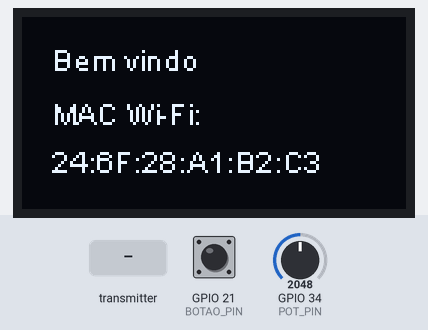
A sketch run on a simulated ESP32. Shown: 128×64 one-colour display. The inputs (shaded band) are chosen by the test bench; at power-on: GPIO 21 (BOTAO_PIN) HIGH, GPIO 34 (POT_PIN) = 2048. Random numbers use the default seed unless the sketch sets one; what the sketch prints to the serial monitor is not drawn.

Above: at 1.2 s.
5.4 s: the transmitter starts sending estaFalando = 1
At 6.2 s:
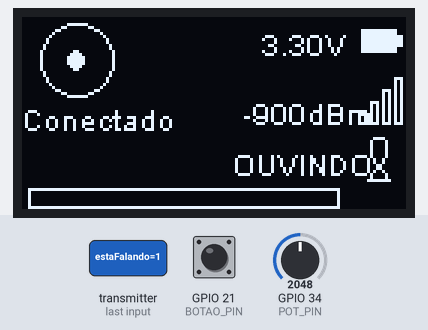
7.9 s: GPIO 21 (BOTAO_PIN) pulled LOW for 1 s
At 8.08 s:
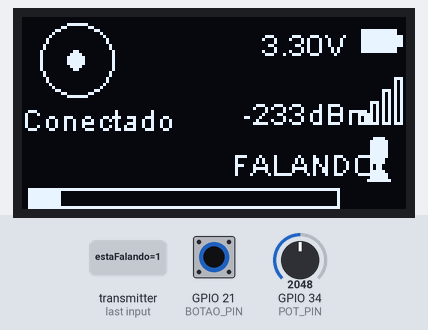
9.5 s: the transmitter starts sending estaFalando = 0
At 10.27 s:
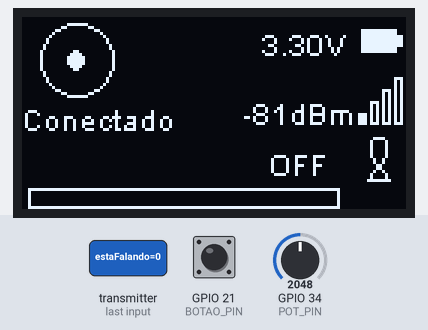
12.5 s: GPIO 21 (BOTAO_PIN) pulled LOW for 3.2 s
At 14.61 s:
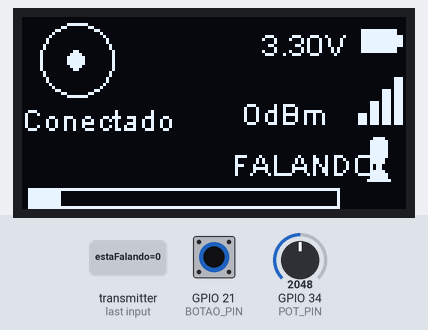
16.3 s: the transmitter starts sending estaFalando = 1
At 17.6 s:
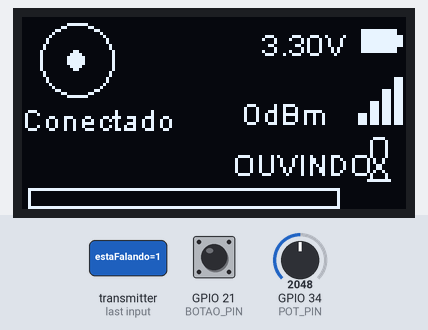
18.1 s: GPIO 34 (POT_PIN) set to 2866
At 20.4 s:
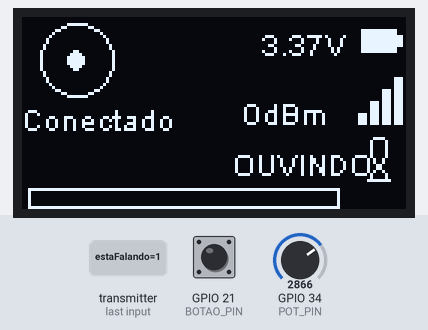

The sketch:

Projeto_final.ino
```cpp
#include <Wire.h>
#include "SSD1306Wire.h"
#include <WiFi.h>
#include <esp_now.h>
#include "esp_mac.h"  // required - exposes esp_mac_type_t values

SSD1306Wire display(0x3c, 5, 4);

// =====================================================
// LEITURA DA BATERIA (validada com multímetro)
// =====================================================
#define POT_PIN 34
#define MULT (6.6 / 4095.0)

#define N_AMOSTRAS 20
long leituras[N_AMOSTRAS];
int indiceLeitura = 0;
long somaLeituras = 0;
bool bufferCheio = false;

// =====================================================
// MÉDIA MÓVEL DO RSSI (20 amostras)
// =====================================================
#define N_AMOSTRAS_RSSI 20
int leiturasRSSI[N_AMOSTRAS_RSSI];
int indiceRSSI = 0;
long somaRSSI = 0;
bool bufferRSSICheio = false;

int sinalMedio = -100; // valor suavizado, usado no display (barras + texto)

// =====================================================
// BOTÃO PTT (PUSH-TO-TALK) - GPIO 21
// =====================================================
#define BOTAO_PIN 21

int leituraBotaoAtual = HIGH;
int leituraBotaoAnterior = HIGH;
unsigned long ultimoDebounce = 0;
const unsigned long DEBOUNCE_DELAY = 50;

// =====================================================
// STATUS DE CONEXÃO (AGORA 100% AUTOMÁTICO VIA ESP-NOW)
// Não depende mais de botão físico (GPIO 33 removido)
// =====================================================
bool conectado = false;
unsigned long ultimoPacoteRecebido = 0;
const unsigned long TIMEOUT_CONEXAO = 10000; // 10s sem receber pacote = desconectado

float anguloSpinner = 0;
unsigned long ultimaAtualizacaoSpinner = 0;
const unsigned long INTERVALO_SPINNER = 60; // ms -> velocidade da rotação do "procurando"

// Posição do círculo: Quadrante 1 (superior esquerdo) do display 128x64
#define CENTRO_X_CONEXAO 18
#define CENTRO_Y_CONEXAO 14
#define RAIO_CONEXAO 12

// =====================================================
// VARIÁVEIS
// =====================================================
float tensaoBateria = 0;
int sinal = -100;   // RSSI bruto em dBm (último pacote recebido). -100 = "sem sinal ainda"
bool microfone = false;

unsigned long ultimaAtualizacao = 0;
const unsigned long INTERVALO_ATUALIZACAO = 5000;

bool precisaRedesenhar = true;

// Controle de Ping-Pong e Latência
unsigned long tempoUltimoEnvio = 0;
int contadorPacotes = 0;

// =====================================================
// VU-METER (SIMULADO - trocar por leitura real do I2S no Sprint 3)
// =====================================================
int nivelVU = 0; // 0 a 100
unsigned long ultimaAtualizacaoVU = 0;
const unsigned long INTERVALO_VU = 80; // ms (~12 atualizações por segundo)

// =====================================================
// ESP-NOW (Struct atualizada para TX/RX e Ping-Pong)
// =====================================================
uint8_t broadcastAddress[] = {0x7C, 0x9E, 0xBD, 0xF7, 0x17, 0xE0}; // MAC do colega

typedef struct struct_message {
  float bateria;
  bool microfone;
  bool estaFalando; // true = Falando (TX), false = Ouvindo (RX)
  int idPacote;     // Controle de Ping-Pong
} struct_message;

struct_message dadosEnviar;
struct_message dadosRecebidos;

// Estado atual de transmissão do outro dispositivo (para o display)
bool outroEstaFalando = false;

// =====================================================
// ÍCONE DA BATERIA - 16x16 PIXELS
// =====================================================
const uint8_t bateria_16x16[] PROGMEM = {
  0x00, 0x00, 0x00, 0x00, 0x00, 0x00, 0x00, 0x00,
  0xFE, 0x1F, 0xFE, 0x1F, 0xFE, 0x7F, 0xFE, 0x7F,
  0xFE, 0x7F, 0xFE, 0x7F, 0xFE, 0x1F, 0xFE, 0x1F,
  0x00, 0x00, 0x00, 0x00, 0x00, 0x00, 0x00, 0x00
};

// =====================================================
// ÍCONE DO MICROFONE - PREENCHIDO (ON) - 16x16 PIXELS
// =====================================================
const uint8_t microfone_16x16[] PROGMEM = {
  0xE0, 0x01, 0xF0, 0x03, 0xF0, 0x03, 0xF0, 0x03, 0xF0, 0x03, 0xF0, 0x03,
  0xF0, 0x03, 0xE0, 0x01, 0xE0, 0x01, 0xC0, 0x00, 0xC0, 0x00, 0xE0, 0x01,
  0xF0, 0x03, 0xF0, 0x03, 0xF8, 0x07, 0x00, 0x00
};

// =====================================================
// ÍCONE DO MICROFONE - CONTORNO/SILHUETA (OFF) - 16x16 PIXELS
// =====================================================
const uint8_t microfone_outline_16x16[] PROGMEM = {
  0xE0, 0x01, 0x10, 0x02, 0x10, 0x02, 0x10, 0x02, 0x10, 0x02, 0x10, 0x02,
  0x10, 0x02, 0x20, 0x01, 0x20, 0x01, 0xC0, 0x00, 0xC0, 0x00, 0x20, 0x01,
  0x10, 0x02, 0x10, 0x02, 0xF8, 0x07, 0x00, 0x00
};

// =====================================================
// FUNÇÃO: Lê ADC com média móvel e retorna a TENSÃO (V)
// =====================================================
float lerTensaoBateria() {
  int leituraADC = analogRead(POT_PIN);

  somaLeituras -= leituras[indiceLeitura];
  leituras[indiceLeitura] = leituraADC;
  somaLeituras += leituraADC;
  indiceLeitura = (indiceLeitura + 1) % N_AMOSTRAS;
  if (indiceLeitura == 0) bufferCheio = true;

  int amostrasValidas = bufferCheio ? N_AMOSTRAS : max(indiceLeitura, 1);
  float mediaADC = (float)somaLeituras / amostrasValidas;

  return mediaADC * MULT;
}

// =====================================================
// FUNÇÃO: Atualiza a média móvel do RSSI (20 amostras)
// =====================================================
void atualizarMediaRSSI(int novoValor) {
  somaRSSI -= leiturasRSSI[indiceRSSI];
  leiturasRSSI[indiceRSSI] = novoValor;
  somaRSSI += novoValor;
  indiceRSSI = (indiceRSSI + 1) % N_AMOSTRAS_RSSI;
  if (indiceRSSI == 0) bufferRSSICheio = true;

  int amostrasValidas = bufferRSSICheio ? N_AMOSTRAS_RSSI : max(indiceRSSI, 1);
  sinalMedio = somaRSSI / amostrasValidas;
}

// =====================================================
// ESP-NOW: envia telemetria e estado PTT
// =====================================================
void enviarTelemetria() {
  contadorPacotes++;
  dadosEnviar.bateria = tensaoBateria;
  dadosEnviar.microfone = microfone;
  dadosEnviar.estaFalando = microfone;
  dadosEnviar.idPacote = contadorPacotes;

  tempoUltimoEnvio = millis();
  esp_now_send(broadcastAddress, (uint8_t *) &dadosEnviar, sizeof(dadosEnviar));
}

// =====================================================
// ESP-NOW: callback de ENVIO (Validação de Ping-Pong)
// =====================================================
void OnDataSent(const wifi_tx_info_t *tx_info, esp_now_send_status_t status) {
  if (status == ESP_NOW_SEND_SUCCESS) {
    unsigned long latencia = millis() - tempoUltimoEnvio;
    Serial.printf("[PING-PONG] Pacote #%d entregue com sucesso! Latencia: %lu ms\n", contadorPacotes, latencia);
  } else {
    Serial.println("[PING-PONG] Falha na entrega do pacote!");
  }
}

// =====================================================
// ESP-NOW: callback de RECEBIMENTO
// Agora também é responsável por marcar "conectado = true"
// =====================================================
void OnDataRecv(const esp_now_recv_info_t *recvInfo, const uint8_t *incomingData, int len) {
  memcpy(&dadosRecebidos, incomingData, sizeof(dadosRecebidos));

  sinal = recvInfo->rx_ctrl->rssi;
  atualizarMediaRSSI(sinal);

  // Atualiza o estado de quem está falando do outro lado
  outroEstaFalando = dadosRecebidos.estaFalando;

  // ---- CONEXÃO AUTOMÁTICA ----
  // Se chegou pacote do colega, consideramos conectado
  ultimoPacoteRecebido = millis();
  if (!conectado) {
    conectado = true;
    Serial.println("Status: CONECTADO (pacote recebido do colega)");
  }
  // -----------------------------

  Serial.printf("[ESPNOW] De: %02X:%02X:%02X:%02X:%02X:%02X | RSSI médio: %d dBm | Bat: %.2fV | Outro Falando: %s\n",
    recvInfo->src_addr[0], recvInfo->src_addr[1], recvInfo->src_addr[2],
    recvInfo->src_addr[3], recvInfo->src_addr[4], recvInfo->src_addr[5],
    sinalMedio, dadosRecebidos.bateria, outroEstaFalando ? "SIM (FALANDO)" : "NÃO (OUVINDO)");

  precisaRedesenhar = true;
}

// =====================================================
// FUNÇÃO: Verifica o botão com debounce (estilo PTT)
// =====================================================
void verificarBotao() {
  int leitura = digitalRead(BOTAO_PIN);

  if (leitura != leituraBotaoAnterior) {
    ultimoDebounce = millis();
  }

  if ((millis() - ultimoDebounce) > DEBOUNCE_DELAY) {
    if (leitura != leituraBotaoAtual) {
      leituraBotaoAtual = leitura;

      bool novoEstado = (leituraBotaoAtual == LOW);

      if (novoEstado != microfone) {
        microfone = novoEstado;
        precisaRedesenhar = true;
        Serial.println(microfone ? "Estado: FALANDO (TX)" : "Estado: OUVINDO (RX)");

        // Dispara o pacote imediatamente ao alterar o PTT para sincronizar os estados
        enviarTelemetria();
      }
    }
  }

  leituraBotaoAnterior = leitura;
}

// =====================================================
// FUNÇÃO: Verifica se a conexão com o colega caiu (timeout)
// Substitui o antigo botão da GPIO 33
// =====================================================
void verificarTimeoutConexao() {
  if (conectado && (millis() - ultimoPacoteRecebido > TIMEOUT_CONEXAO)) {
    conectado = false;
    precisaRedesenhar = true;
    Serial.println("Status: CONEXAO PERDIDA (timeout)");
  }
}

// =====================================================
// FUNÇÃO: Anima o "spinner" de busca
// =====================================================
void atualizarSpinner() {
  if (conectado) return;

  if (millis() - ultimaAtualizacaoSpinner < INTERVALO_SPINNER) return;
  ultimaAtualizacaoSpinner = millis();

  anguloSpinner += 25;
  if (anguloSpinner >= 360) anguloSpinner -= 360;

  precisaRedesenhar = true;
}

// =====================================================
// VU-METER SIMULADO
// =====================================================
void atualizarVUMeterSimulado() {
  if (millis() - ultimaAtualizacaoVU < INTERVALO_VU) return;
  ultimaAtualizacaoVU = millis();

  if (microfone) {
    int variacao = random(-25, 26);
    nivelVU += variacao;
    nivelVU = constrain(nivelVU, 10, 100);
  } else {
    nivelVU -= 8;
    if (nivelVU < 0) nivelVU = 0;
  }

  precisaRedesenhar = true;
}

// =====================================================
// ESP-NOW: configuração inicial
// =====================================================
void configurarEspNow() {
  WiFi.mode(WIFI_STA);
  WiFi.disconnect();

  if (esp_now_init() != ESP_OK) {
    Serial.println("Erro ao iniciar ESP-NOW");
    return;
  }

  esp_now_register_send_cb(OnDataSent);
  esp_now_register_recv_cb(OnDataRecv);

  esp_now_peer_info_t peerInfo = {};
  memcpy(peerInfo.peer_addr, broadcastAddress, 6);
  peerInfo.channel = 0;
  peerInfo.encrypt = false;

  if (esp_now_add_peer(&peerInfo) != ESP_OK) {
    Serial.println("Falha ao adicionar peer broadcast");
  }
}

// =====================================================
// FUNÇÃO: Desenha barras de sinal (1 a 4)
// =====================================================
void desenharBarrasSinal(int x, int y) {
  int nivelBarras = 0;

  if (sinalMedio >= -50)      nivelBarras = 4;
  else if (sinalMedio >= -65) nivelBarras = 3;
  else if (sinalMedio >= -75) nivelBarras = 2;
  else if (sinalMedio >= -85) nivelBarras = 1;
  else                        nivelBarras = 0;

  const int larguraBarra = 3;
  const int espacoBarra  = 1;
  const int alturaMaxima = 16;

  for (int i = 0; i < 4; i++) {
    int alturaBarra = (i + 1) * 4;
    int xBarra = x + i * (larguraBarra + espacoBarra);
    int yBarra = y + (alturaMaxima - alturaBarra);

    if (i < nivelBarras) {
      display.fillRect(xBarra, yBarra, larguraBarra, alturaBarra);
    } else {
      display.drawRect(xBarra, yBarra, larguraBarra, alturaBarra);
    }
  }
}

// =====================================================
// FUNÇÃO: Desenha o ícone do microfone
// =====================================================
void desenharIconeMicrofone(int x, int y) {
  if (microfone) {
    display.drawXbm(x, y, 16, 16, microfone_16x16);
  } else {
    display.drawXbm(x, y, 16, 16, microfone_outline_16x16);
  }
}

// =====================================================
// FUNÇÃO: Desenha a barra do VU-Meter
// =====================================================
void desenharVUMeterSimulado(int x, int y, int largura, int altura) {
  display.drawRect(x, y, largura, altura);

  int larguraPreenchida = map(nivelVU, 0, 100, 0, largura - 2);
  if (larguraPreenchida > 0) {
    display.fillRect(x + 1, y + 1, larguraPreenchida, altura - 2);
  }
}

// =====================================================
// FUNÇÃO: Desenha o indicador de status (Quadrante 1)
// =====================================================
void desenharStatusConexao() {
  display.drawCircle(CENTRO_X_CONEXAO, CENTRO_Y_CONEXAO, RAIO_CONEXAO);

  if (conectado) {
    display.fillCircle(CENTRO_X_CONEXAO, CENTRO_Y_CONEXAO, 3);
    display.drawString(0, CENTRO_Y_CONEXAO + RAIO_CONEXAO + 2, "Conectado");
  } else {
    float rad = anguloSpinner * PI / 180.0;
    int xPonta = CENTRO_X_CONEXAO + (int)(RAIO_CONEXAO * cos(rad));
    int yPonta = CENTRO_Y_CONEXAO + (int)(RAIO_CONEXAO * sin(rad));

    display.drawLine(CENTRO_X_CONEXAO, CENTRO_Y_CONEXAO, xPonta, yPonta);
    display.drawString(0, CENTRO_Y_CONEXAO + RAIO_CONEXAO + 2, "Conectando");
  }
}

// =====================================================
// FUNÇÃO: Redesenha a tela inteira com Status TX/RX
// =====================================================
void atualizarDisplay() {
  display.clear();
  display.setFont(ArialMT_Plain_10);

  desenharStatusConexao();

  display.drawXbm(112, 0, 16, 16, bateria_16x16);
  display.drawString(80, 3, String(tensaoBateria, 2) + "V");

  desenharBarrasSinal(112, 20);
  display.drawString(74, 26, String(sinalMedio) + "dBm");

  desenharIconeMicrofone(112, 40);

  // ---- LÓGICA DE STATUS: FALANDO / OUVINDO / OFF ----
  // FALANDO  -> eu apertei o botão (PTT local ativo)
  // OUVINDO  -> o COLEGA apertou o botão dele (recebi estaFalando = true)
  // OFF      -> nenhum dos dois está apertando
  if (microfone) {
    display.drawString(70, 43, "FALANDO");
  } else if (outroEstaFalando) {
    display.drawString(70, 43, "OUVINDO");
  } else {
    display.drawString(82, 43, "OFF");
  }
  // -----------------------------------------------------

  desenharVUMeterSimulado(2, 57, 104, 7);

  display.display();
}

// =====================================================
// MAC via eFuse
// =====================================================
String getDefaultMacAddress() {
  String mac = "";
  unsigned char mac_base[6] = {0};

  if (esp_efuse_mac_get_default(mac_base) == ESP_OK) {
    char buffer[18];
    sprintf(buffer, "%02X:%02X:%02X:%02X:%02X:%02X", mac_base[0], mac_base[1], mac_base[2], mac_base[3], mac_base[4], mac_base[5]);
    mac = buffer;
  }

  return mac;
}

void printMAC() {
  Serial.print("MAC (eFuse, default): ");
  Serial.println(getDefaultMacAddress());
}

// =====================================================
// SETUP
// =====================================================
void setup() {
  Serial.begin(115200);
  delay(1000);

  printMAC();

  pinMode(POT_PIN, INPUT);
  pinMode(BOTAO_PIN, INPUT_PULLUP);
  // GPIO 33 removida - conexão agora é automática via ESP-NOW

  randomSeed(analogRead(POT_PIN));

  for (int i = 0; i < N_AMOSTRAS; i++) {
    leituras[i] = analogRead(POT_PIN);
    somaLeituras += leituras[i];
    delay(5);
  }
  bufferCheio = true;

  for (int i = 0; i < N_AMOSTRAS_RSSI; i++) {
    leiturasRSSI[i] = -100;
    somaRSSI += -100;
  }

  configurarEspNow();

  display.init();
  display.clear();
  display.setFont(ArialMT_Plain_10);
  display.drawString(10, 8,  "Bem vindo");
  display.drawString(10, 26, "MAC Wi-Fi:");
  display.drawString(10, 42, getDefaultMacAddress());
  display.display();
  delay(3000);

  tensaoBateria = lerTensaoBateria();
  atualizarDisplay();
}

// =====================================================
// LOOP
// =====================================================
void loop() {
  while (Serial.available()) {
    Serial.read();
    printMAC();
  }

  verificarBotao();
  verificarTimeoutConexao(); // substitui verificarConexao()
  atualizarSpinner();
  atualizarVUMeterSimulado();

  // Envio periódico de telemetria (a cada 5 segundos)
  if (millis() - ultimaAtualizacao >= INTERVALO_ATUALIZACAO) {
    ultimaAtualizacao = millis();
    tensaoBateria = lerTensaoBateria();
    precisaRedesenhar = true;

    enviarTelemetria();

    Serial.printf("ON: %lu ms | ADC bruto: %d bits | BAT: %4.2f V | RSSI bruto: %d dBm | RSSI médio: %d dBm\n",
                   millis(), analogRead(POT_PIN), tensaoBateria, sinal, sinalMedio);
  }

  if (precisaRedesenhar) {
    atualizarDisplay();
    precisaRedesenhar = false;
  }
}
```

Measured:
- after the input at 18.1 s, the display: changes after 1.9 s (image 6)
- what the display in image 0 shows lasts 3.1 s, from 1.1 s to 4.2 s
- what the display in image 1 shows lasts 0.5 s, from 5.9 s to 6.4 s
